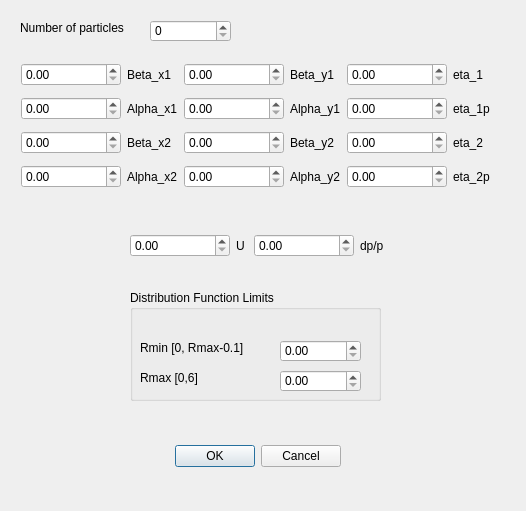
<?xml version="1.0" encoding="UTF-8"?>
<ui version="4.0">
 <class>TrackerDistributionDialog</class>
 <widget class="QDialog" name="TrackerDistributionDialog">
  <property name="geometry">
   <rect>
    <x>0</x>
    <y>0</y>
    <width>526</width>
    <height>511</height>
   </rect>
  </property>
  <property name="minimumSize">
   <size>
    <width>283</width>
    <height>269</height>
   </size>
  </property>
  <property name="maximumSize">
   <size>
    <width>1000</width>
    <height>1000</height>
   </size>
  </property>
  <property name="windowTitle">
   <string>Distribution Function Parameters</string>
  </property>
  <widget class="QDialogButtonBox" name="buttonBox">
   <property name="geometry">
    <rect>
     <x>160</x>
     <y>440</y>
     <width>181</width>
     <height>32</height>
    </rect>
   </property>
   <property name="orientation">
    <enum>Qt::Horizontal</enum>
   </property>
   <property name="standardButtons">
    <set>QDialogButtonBox::Cancel|QDialogButtonBox::Ok</set>
   </property>
  </widget>
  <widget class="QSpinBox" name="spinBoxNpart">
   <property name="geometry">
    <rect>
     <x>150</x>
     <y>20</y>
     <width>81</width>
     <height>22</height>
    </rect>
   </property>
  </widget>
  <widget class="QLabel" name="label">
   <property name="geometry">
    <rect>
     <x>20</x>
     <y>20</y>
     <width>121</width>
     <height>16</height>
    </rect>
   </property>
   <property name="text">
    <string>Number of particles</string>
   </property>
  </widget>
  <widget class="QGroupBox" name="groupBox">
   <property name="geometry">
    <rect>
     <x>130</x>
     <y>290</y>
     <width>251</width>
     <height>111</height>
    </rect>
   </property>
   <property name="title">
    <string>Distribution Function Limits</string>
   </property>
   <widget class="QLabel" name="label_2">
    <property name="geometry">
     <rect>
      <x>10</x>
      <y>50</y>
      <width>121</width>
      <height>16</height>
     </rect>
    </property>
    <property name="text">
     <string>Rmin [0, Rmax-0.1]</string>
    </property>
   </widget>
   <widget class="QDoubleSpinBox" name="doubleSpinBoxRmin">
    <property name="geometry">
     <rect>
      <x>150</x>
      <y>50</y>
      <width>81</width>
      <height>22</height>
     </rect>
    </property>
   </widget>
   <widget class="QLabel" name="label_3">
    <property name="geometry">
     <rect>
      <x>10</x>
      <y>80</y>
      <width>71</width>
      <height>16</height>
     </rect>
    </property>
    <property name="text">
     <string>Rmax [0,6]</string>
    </property>
   </widget>
   <widget class="QDoubleSpinBox" name="doubleSpinBoxRmax">
    <property name="geometry">
     <rect>
      <x>150</x>
      <y>80</y>
      <width>81</width>
      <height>22</height>
     </rect>
    </property>
   </widget>
  </widget>
  <widget class="QWidget" name="">
   <property name="geometry">
    <rect>
     <x>130</x>
     <y>230</y>
     <width>254</width>
     <height>31</height>
    </rect>
   </property>
   <layout class="QHBoxLayout" name="horizontalLayout">
    <item>
     <widget class="QDoubleSpinBox" name="doubleSpinBoxU">
      <property name="minimumSize">
       <size>
        <width>100</width>
        <height>0</height>
       </size>
      </property>
     </widget>
    </item>
    <item>
     <widget class="QLabel" name="label_16">
      <property name="text">
       <string>U</string>
      </property>
     </widget>
    </item>
    <item>
     <widget class="QDoubleSpinBox" name="doubleSpinBoxDpp">
      <property name="minimumSize">
       <size>
        <width>100</width>
        <height>0</height>
       </size>
      </property>
     </widget>
    </item>
    <item>
     <widget class="QLabel" name="label_17">
      <property name="text">
       <string>dp/p</string>
      </property>
     </widget>
    </item>
   </layout>
  </widget>
  <widget class="QWidget" name="">
   <property name="geometry">
    <rect>
     <x>21</x>
     <y>58</y>
     <width>479</width>
     <height>136</height>
    </rect>
   </property>
   <layout class="QGridLayout" name="gridLayout">
    <item row="0" column="0">
     <widget class="QDoubleSpinBox" name="doubleSpinBoxBx1">
      <property name="minimumSize">
       <size>
        <width>100</width>
        <height>0</height>
       </size>
      </property>
     </widget>
    </item>
    <item row="0" column="1">
     <widget class="QLabel" name="label_4">
      <property name="text">
       <string>Beta_x1</string>
      </property>
     </widget>
    </item>
    <item row="0" column="2">
     <widget class="QDoubleSpinBox" name="doubleSpinBoxBy1">
      <property name="minimumSize">
       <size>
        <width>100</width>
        <height>0</height>
       </size>
      </property>
     </widget>
    </item>
    <item row="0" column="3">
     <widget class="QLabel" name="label_8">
      <property name="text">
       <string>Beta_y1</string>
      </property>
     </widget>
    </item>
    <item row="0" column="4">
     <widget class="QDoubleSpinBox" name="doubleSpinBoxEta1">
      <property name="minimumSize">
       <size>
        <width>100</width>
        <height>0</height>
       </size>
      </property>
     </widget>
    </item>
    <item row="0" column="5">
     <widget class="QLabel" name="label_12">
      <property name="text">
       <string>eta_1</string>
      </property>
     </widget>
    </item>
    <item row="1" column="0">
     <widget class="QDoubleSpinBox" name="doubleSpinBoxAx1"/>
    </item>
    <item row="1" column="1">
     <widget class="QLabel" name="label_5">
      <property name="text">
       <string>Alpha_x1</string>
      </property>
     </widget>
    </item>
    <item row="1" column="2">
     <widget class="QDoubleSpinBox" name="doubleSpinBoxAy1"/>
    </item>
    <item row="1" column="3">
     <widget class="QLabel" name="label_9">
      <property name="text">
       <string>Alpha_y1</string>
      </property>
     </widget>
    </item>
    <item row="1" column="4">
     <widget class="QDoubleSpinBox" name="doubleSpinBoxEta1p"/>
    </item>
    <item row="1" column="5">
     <widget class="QLabel" name="label_13">
      <property name="text">
       <string>eta_1p</string>
      </property>
     </widget>
    </item>
    <item row="2" column="0">
     <widget class="QDoubleSpinBox" name="doubleSpinBoxBx2"/>
    </item>
    <item row="2" column="1">
     <widget class="QLabel" name="label_6">
      <property name="text">
       <string>Beta_x2</string>
      </property>
     </widget>
    </item>
    <item row="2" column="2">
     <widget class="QDoubleSpinBox" name="doubleSpinBoxBy2"/>
    </item>
    <item row="2" column="3">
     <widget class="QLabel" name="label_10">
      <property name="text">
       <string>Beta_y2</string>
      </property>
     </widget>
    </item>
    <item row="2" column="4">
     <widget class="QDoubleSpinBox" name="doubleSpinBoxEta2"/>
    </item>
    <item row="2" column="5">
     <widget class="QLabel" name="label_14">
      <property name="text">
       <string>eta_2</string>
      </property>
     </widget>
    </item>
    <item row="3" column="0">
     <widget class="QDoubleSpinBox" name="doubleSpinBoxAx2"/>
    </item>
    <item row="3" column="1">
     <widget class="QLabel" name="label_7">
      <property name="text">
       <string>Alpha_x2</string>
      </property>
     </widget>
    </item>
    <item row="3" column="2">
     <widget class="QDoubleSpinBox" name="doubleSpinBoxAy2"/>
    </item>
    <item row="3" column="3">
     <widget class="QLabel" name="label_11">
      <property name="text">
       <string>Alpha_y2</string>
      </property>
     </widget>
    </item>
    <item row="3" column="4">
     <widget class="QDoubleSpinBox" name="doubleSpinBoxEta2p"/>
    </item>
    <item row="3" column="5">
     <widget class="QLabel" name="label_15">
      <property name="text">
       <string>eta_2p</string>
      </property>
     </widget>
    </item>
   </layout>
  </widget>
 </widget>
 <resources/>
 <connections>
  <connection>
   <sender>buttonBox</sender>
   <signal>accepted()</signal>
   <receiver>TrackerDistributionDialog</receiver>
   <slot>accept()</slot>
   <hints>
    <hint type="sourcelabel">
     <x>248</x>
     <y>254</y>
    </hint>
    <hint type="destinationlabel">
     <x>157</x>
     <y>274</y>
    </hint>
   </hints>
  </connection>
  <connection>
   <sender>buttonBox</sender>
   <signal>rejected()</signal>
   <receiver>TrackerDistributionDialog</receiver>
   <slot>reject()</slot>
   <hints>
    <hint type="sourcelabel">
     <x>316</x>
     <y>260</y>
    </hint>
    <hint type="destinationlabel">
     <x>286</x>
     <y>274</y>
    </hint>
   </hints>
  </connection>
 </connections>
</ui>
